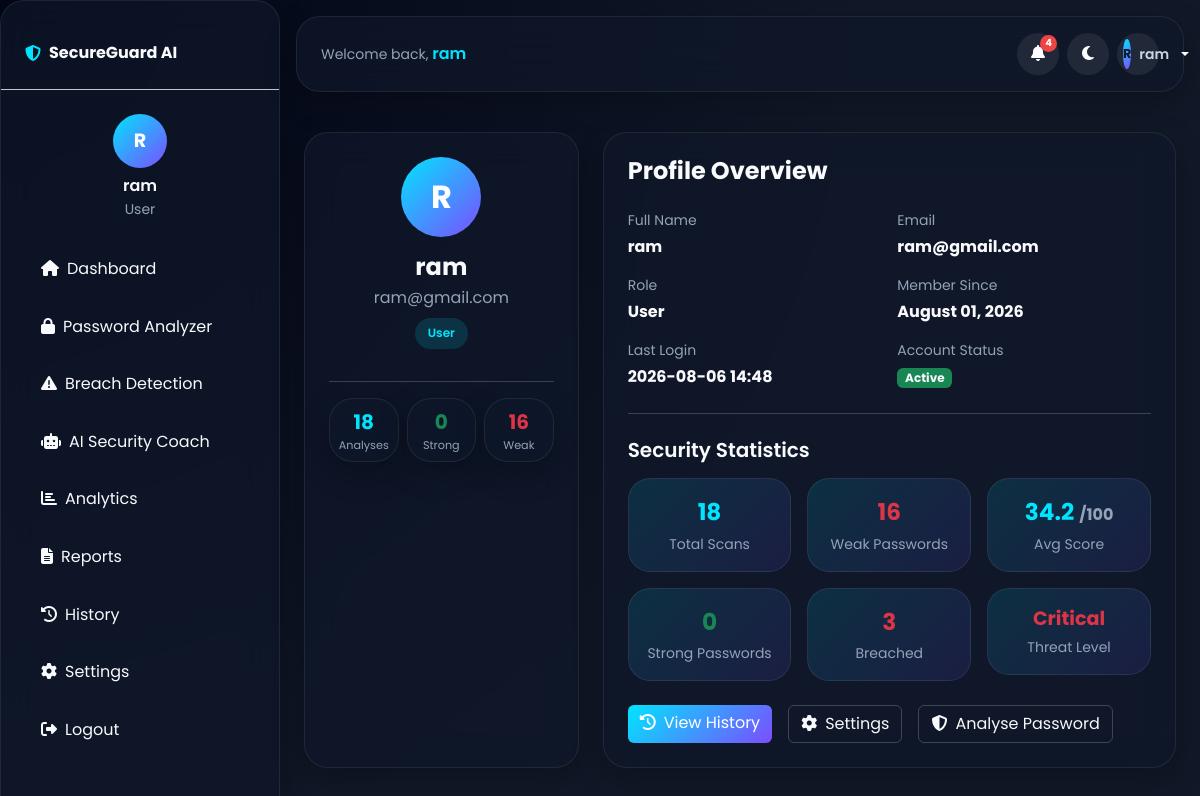
/profile (signed in), run on the app's committed database.
### models.py (models this page shows, shortened)
class User(db.Model, UserMixin):
    __tablename__ = "users"
    id = db.Column(db.Integer, primary_key=True)
    full_name = db.Column(db.String(80), nullable=False)
    email = db.Column(db.String(120), unique=True, nullable=False)
    password_hash = db.Column(db.String(255), nullable=False)
    avatar = db.Column(db.String(255), default="")
    role = db.Column(db.String(40), default="user")
    created_at = db.Column(db.DateTime, default=datetime.utcnow, nullable=False)
    last_login = db.Column(db.DateTime, default=None)
    is_active = db.Column(db.Boolean, default=True, nullable=False)
    analyses = db.relationship(
        "PasswordAnalysis", backref="user", lazy="dynamic", cascade="all, delete-orphan"
    )

### auth.py (the view)
@auth_bp.route("/profile", methods=["GET", "POST"])
@login_required
def profile():
    uid = current_user.id
    form = ProfileForm()
    form.name.data = current_user.full_name
    form.email.data = current_user.email
    form.avatar.data = current_user.avatar or "icons/cyber-shield.svg"
    stats = get_card_stats(uid)
    notif_count = get_unread_notification_count(uid)
    return render_template(
        "profile.html",
        form=form,
        stats=stats,
        notif_count=notif_count,
    )

### templates/profile.html (shortened to what this page needs)
{% extends "base.html" %}
{% block content %}
<div class="container-fluid px-4 py-4" data-aos="fade-up">
  <div class="row g-4">
    <div class="col-lg-4">
      <div class="glass-card p-4 text-center h-100">
        <div class="avatar-circle mx-auto mb-3" style="font-size:2rem;width:80px;height:80px;">
          {{ current_user.full_name[0].upper() if current_user.full_name else 'U' }}
        </div>
        <h4 class="fw-bold mb-1">{{ current_user.full_name }}</h4>
        <p class="text-muted mb-2">{{ current_user.email }}</p>
        <span class="badge-soft text-capitalize mb-3 d-inline-block">
          {{ current_user.role }}
        </span>
        <hr class="border-secondary-subtle my-3" />
        <div class="row g-2 text-center">
          <div class="col-4">
            <div class="glass-card p-2">
              <div class="fw-bold text-accent fs-5">{{ stats.total }}</div>
              <div class="text-muted" style="font-size:0.7rem;">Analyses</div>
            </div>
          </div>
          <div class="col-4">
            <div class="glass-card p-2">
              <div class="fw-bold text-success fs-5">{{ stats.strong }}</div>
              <div class="text-muted" style="font-size:0.7rem;">Strong</div>
            </div>
          </div>
          <div class="col-4">
            <div class="glass-card p-2">
              <div class="fw-bold {{ 'text-danger' if stats.weak > 0 else 'text-muted' }} fs-5">
                {{ stats.weak }}
              </div>
              <div class="text-muted" style="font-size:0.7rem;">Weak</div>
            </div>
          </div>
        </div>
      </div>
    </div>
    <div class="col-lg-8">
      <div class="glass-card p-4">
        <h4 class="fw-bold mb-4">Profile Overview</h4>
        <div class="row g-3 mb-4">
          <div class="col-md-6">
            <p class="text-muted small mb-1">Full Name</p>
            <strong>{{ current_user.full_name }}</strong>
          </div>
          <div class="col-md-6">
            <p class="text-muted small mb-1">Email</p>
            <strong>{{ current_user.email }}</strong>
          </div>
          <div class="col-md-6">
            <p class="text-muted small mb-1">Role</p>
            <strong class="text-capitalize">{{ current_user.role }}</strong>
          </div>
          <div class="col-md-6">
            <p class="text-muted small mb-1">Member Since</p>
            <strong>{{ current_user.created_at.strftime('%B %d, %Y') }}</strong>
          </div>
          <div class="col-md-6">
            <p class="text-muted small mb-1">Last Login</p>
            <strong>
              {{ current_user.last_login.strftime('%Y-%m-%d %H:%M') if current_user.last_login else 'No record' }}
            </strong>
          </div>
          <div class="col-md-6">
            <p class="text-muted small mb-1">Account Status</p>
            <span class="badge {{ 'bg-success' if current_user.is_active else 'bg-danger' }}">
              {{ 'Active' if current_user.is_active else 'Inactive' }}
            </span>
          </div>
        </div>
        <hr class="border-secondary-subtle my-4" />
        <h5 class="fw-semibold mb-3">Security Statistics</h5>
        <div class="row g-3">
          <div class="col-md-4">
            <div class="metric-card text-center p-3">
              <div class="metric-value">{{ stats.total }}</div>
              <div class="text-muted small mt-1">Total Scans</div>
            </div>
          </div>
          <div class="col-md-4">
            <div class="metric-card text-center p-3">
              <div class="metric-value {{ 'text-danger' if stats.weak > 0 else 'text-success' }}">
                {{ stats.weak }}
              </div>
              <div class="text-muted small mt-1">Weak Passwords</div>
            </div>
          </div>
          <div class="col-md-4">
            <div class="metric-card text-center p-3">
              <div class="metric-value text-accent">
                {{ stats.avg_score if stats.total > 0 else '—' }}
                {% if stats.total > 0 %}<span class="text-muted fs-6">/100</span>{% endif %}
              </div>
              <div class="text-muted small mt-1">Avg Score</div>
            </div>
          </div>
          <div class="col-md-4">
            <div class="metric-card text-center p-3">
              <div class="metric-value text-success">{{ stats.strong }}</div>
              <div class="text-muted small mt-1">Strong Passwords</div>
            </div>
          </div>
          <div class="col-md-4">
            <div class="metric-card text-center p-3">
              <div class="metric-value {{ 'text-danger' if stats.breached > 0 else 'text-muted' }}">
                {{ stats.breached }}
              </div>
              <div class="text-muted small mt-1">Breached</div>
            </div>
          </div>
          <div class="col-md-4">
            <div class="metric-card text-center p-3">
              <div class="metric-value
                {% if stats.threat_level == 'Critical' %}text-danger
                {% elif stats.threat_level == 'High' %}text-warning
                {% elif stats.threat_level == 'Medium' %}text-info
                {% else %}text-success{% endif %}"
                style="font-size:1.2rem;">
                {{ stats.threat_level }}
              </div>
              <div class="text-muted small mt-1">Threat Level</div>
            </div>
          </div>
        </div>
        <div class="d-flex gap-3 mt-4 flex-wrap">
          <a href="{{ url_for('auth.history') }}" class="btn btn-accent">
            <i class="fas fa-history me-2"></i>View History
          </a>
          <a href="{{ url_for('auth.settings') }}" class="btn btn-outline-light">
            <i class="fas fa-cog me-2"></i>Settings
          </a>
          <a href="{{ url_for('auth.analyzer') }}" class="btn btn-outline-light">
            <i class="fas fa-shield-halved me-2"></i>Analyse Password
          </a>
        </div>
      </div>
    </div>
  </div>
</div>
{% endblock %}

### templates/base.html (shortened to what this page needs)
<!DOCTYPE html>
<html lang="en">
<head>
  <link href="https://cdn.jsdelivr.net/npm/bootstrap@5.3.3/dist/css/bootstrap.min.css" rel="stylesheet" />
  <link href="https://cdnjs.cloudflare.com/ajax/libs/font-awesome/6.5.2/css/all.min.css" rel="stylesheet" />
  <link href="https://cdn.jsdelivr.net/npm/bootstrap-icons@1.11.2/font/bootstrap-icons.css" rel="stylesheet" />
  <link href="https://cdnjs.cloudflare.com/ajax/libs/animate.css/4.1.1/animate.min.css" rel="stylesheet" />
  <link href="https://unpkg.com/aos@2.3.1/dist/aos.css" rel="stylesheet" />
  <link rel="stylesheet" href="{{ url_for('static', filename='css/style.css') }}" />
</head>
<body class="dark-theme">
  {% set authenticated = current_user.is_authenticated %}
  {% if authenticated %}
  <div class="app-shell">
    <aside class="sidebar glass-card" id="sidebarPanel">
      <div class="p-4 border-bottom border-secondary-subtle">
        <a class="navbar-brand fw-bold d-flex align-items-center" href="{{ url_for('auth.dashboard') }}">
          <i class="fa-solid fa-shield-halved me-2 text-accent"></i>
          <span>SecureGuard AI</span>
        </a>
      </div>
      <div class="p-4">
        <div class="profile-card mb-4">
          <div class="avatar-circle mb-2">
            {{ current_user.full_name[0].upper() if current_user.full_name else 'U' }}
          </div>
          <h6 class="mb-1">{{ current_user.full_name }}</h6>
          <p class="text-muted small mb-0">{{ current_user.role.title() }}</p>
        </div>
        <ul class="nav flex-column gap-2">
          <li><a class="sidebar-link{% if request.endpoint == 'auth.dashboard' %} active{% endif %}" href="{{ url_for('auth.dashboard') }}"><i class="fas fa-home me-2"></i>Dashboard</a></li>
          <li><a class="sidebar-link{% if request.endpoint == 'auth.analyzer' %} active{% endif %}" href="{{ url_for('auth.analyzer') }}"><i class="fas fa-lock me-2"></i>Password Analyzer</a></li>
          <li><a class="sidebar-link{% if request.endpoint == 'auth.breach_detection' %} active{% endif %}" href="{{ url_for('auth.breach_detection') }}"><i class="fas fa-exclamation-triangle me-2"></i>Breach Detection</a></li>
          <li><a class="sidebar-link{% if request.endpoint == 'auth.ai_security_coach' %} active{% endif %}" href="{{ url_for('auth.ai_security_coach') }}"><i class="fas fa-robot me-2"></i>AI Security Coach</a></li>
          <li><a class="sidebar-link{% if request.endpoint == 'auth.analytics' %} active{% endif %}" href="{{ url_for('auth.analytics') }}"><i class="fas fa-chart-bar me-2"></i>Analytics</a></li>
          <li><a class="sidebar-link{% if request.endpoint == 'auth.reports' %} active{% endif %}" href="{{ url_for('auth.reports') }}"><i class="fas fa-file-alt me-2"></i>Reports</a></li>
          <li><a class="sidebar-link{% if request.endpoint == 'auth.history' %} active{% endif %}" href="{{ url_for('auth.history') }}"><i class="fas fa-history me-2"></i>History</a></li>
          <li><a class="sidebar-link{% if request.endpoint == 'auth.settings' %} active{% endif %}" href="{{ url_for('auth.settings') }}"><i class="fas fa-cog me-2"></i>Settings</a></li>
          <li><a class="sidebar-link" href="{{ url_for('auth.logout') }}"><i class="fas fa-sign-out-alt me-2"></i>Logout</a></li>
        </ul>
      </div>
    </aside>
    <div class="main-panel">
      <nav class="topbar glass-card">
        <div class="d-flex justify-content-between align-items-center w-100">
          <div class="d-flex align-items-center gap-3">
            <div class="d-none d-md-block">
              <span class="text-muted small">Welcome back, </span>
              <span class="fw-semibold text-accent">{{ current_user.full_name }}</span>
            </div>
          </div>
          <div class="d-flex align-items-center gap-2">
            <div class="dropdown">
              <button class="icon-btn position-relative"
                      type="button"
                      id="notifDropdown"
                      data-bs-toggle="dropdown"
                      aria-expanded="false"
                      aria-label="Notifications">
                <i class="fa-solid fa-bell"></i>
                {% set _cnt = notif_count | default(0) %}
                {% if _cnt > 0 %}
                <span class="notif-badge">{{ _cnt }}</span>
                {% endif %}
              </button>
                {% set notifs = notifications | default([]) %}
            </div>
            <button class="icon-btn" type="button" data-theme-toggle aria-label="Toggle theme">
              <i class="fa-solid fa-moon"></i>
            </button>
            <div class="dropdown">
              <button class="icon-btn dropdown-toggle d-flex align-items-center gap-2"
                      type="button"
                      data-bs-toggle="dropdown"
                      aria-expanded="false">
                <span class="topbar-avatar">
                  {{ current_user.full_name[0].upper() if current_user.full_name else 'U' }}
                </span>
                <span class="d-none d-md-inline small fw-semibold">
                  {{ current_user.full_name.split()[0] }}
                </span>
              </button>
            </div>
          </div>
        </div>
      </nav>
      <main class="content-area">
  {% endif %}
    {% block content %}{% endblock %}
  </main>
  {% if authenticated %}
    </div>
  </div>
  {% endif %}
</body>
</html>

### data on the page
User: full_name "R", full_name "ram", role "User", email "ram@gmail.com", created_at "August 01, 2026", last_login "2026-08-06 14:48", is_active "Active"

### other printed values
{{ _cnt }} "4"
{{ stats.total }} "18"
{{ stats.strong }} "0"
{{ stats.weak }} "16"
{{ stats.avg_score if stats.total > 0 else '—' }} "34.2"
{{ stats.breached }} "3"
{{ stats.threat_level }} "Critical"
